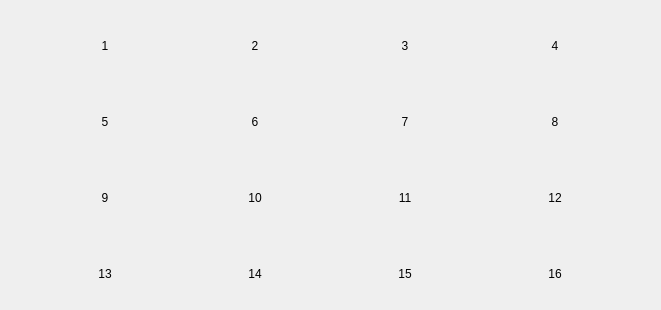
          <widget class="QWidget" name="gridLayoutWidget">
           <property name="geometry">
            <rect>
             <x>20</x>
             <y>20</y>
             <width>661</width>
             <height>301</height>
            </rect>
           </property>
           <layout class="QGridLayout" name="gridLayout_8">
            <property name="bottomMargin">
             <number>1</number>
            </property>
            <item row="1" column="3">
             <widget class="QPushButton" name="DI8">
              <property name="sizePolicy">
               <sizepolicy hsizetype="Preferred" vsizetype="Preferred">
                <horstretch>0</horstretch>
                <verstretch>0</verstretch>
               </sizepolicy>
              </property>
              <property name="minimumSize">
               <size>
                <width>95</width>
                <height>70</height>
               </size>
              </property>
              <property name="maximumSize">
               <size>
                <width>100</width>
                <height>100</height>
               </size>
              </property>
              <property name="styleSheet">
               <string notr="true">    border: none;
    border-radius: 24px;
</string>
              </property>
              <property name="text">
               <string>8</string>
              </property>
              <property name="checkable">
               <bool>true</bool>
              </property>
              <property name="checked">
               <bool>false</bool>
              </property>
             </widget>
            </item>
            <item row="0" column="2">
             <widget class="QPushButton" name="DI3">
              <property name="sizePolicy">
               <sizepolicy hsizetype="Preferred" vsizetype="Preferred">
                <horstretch>0</horstretch>
                <verstretch>0</verstretch>
               </sizepolicy>
              </property>
              <property name="minimumSize">
               <size>
                <width>95</width>
                <height>70</height>
               </size>
              </property>
              <property name="maximumSize">
               <size>
                <width>100</width>
                <height>100</height>
               </size>
              </property>
              <property name="styleSheet">
               <string notr="true">    border: none;
    border-radius: 24px;
</string>
              </property>
              <property name="text">
               <string>3</string>
              </property>
              <property name="checkable">
               <bool>true</bool>
              </property>
              <property name="checked">
               <bool>false</bool>
              </property>
             </widget>
            </item>
            <item row="2" column="3">
             <widget class="QPushButton" name="DI12">
              <property name="sizePolicy">
               <sizepolicy hsizetype="Preferred" vsizetype="Preferred">
                <horstretch>0</horstretch>
                <verstretch>0</verstretch>
               </sizepolicy>
              </property>
              <property name="minimumSize">
               <size>
                <width>95</width>
                <height>70</height>
               </size>
              </property>
              <property name="maximumSize">
               <size>
                <width>100</width>
                <height>100</height>
               </size>
              </property>
              <property name="styleSheet">
               <string notr="true">    border: none;
    border-radius: 24px;
</string>
              </property>
              <property name="text">
               <string>12</string>
              </property>
              <property name="checkable">
               <bool>true</bool>
              </property>
              <property name="checked">
               <bool>false</bool>
              </property>
             </widget>
            </item>
            <item row="1" column="2">
             <widget class="QPushButton" name="DI7">
              <property name="sizePolicy">
               <sizepolicy hsizetype="Preferred" vsizetype="Preferred">
                <horstretch>0</horstretch>
                <verstretch>0</verstretch>
               </sizepolicy>
              </property>
              <property name="minimumSize">
               <size>
                <width>95</width>
                <height>70</height>
               </size>
              </property>
              <property name="maximumSize">
               <size>
                <width>100</width>
                <height>100</height>
               </size>
              </property>
              <property name="styleSheet">
               <string notr="true">    border: none;
    border-radius: 24px;
</string>
              </property>
              <property name="text">
               <string>7</string>
              </property>
              <property name="checkable">
               <bool>true</bool>
              </property>
              <property name="checked">
               <bool>false</bool>
              </property>
             </widget>
            </item>
            <item row="2" column="2">
             <widget class="QPushButton" name="DI11">
              <property name="sizePolicy">
               <sizepolicy hsizetype="Preferred" vsizetype="Preferred">
                <horstretch>0</horstretch>
                <verstretch>0</verstretch>
               </sizepolicy>
              </property>
              <property name="minimumSize">
               <size>
                <width>95</width>
                <height>70</height>
               </size>
              </property>
              <property name="maximumSize">
               <size>
                <width>100</width>
                <height>100</height>
               </size>
              </property>
              <property name="styleSheet">
               <string notr="true">    border: none;
    border-radius: 24px;
</string>
              </property>
              <property name="text">
               <string>11</string>
              </property>
              <property name="checkable">
               <bool>true</bool>
              </property>
              <property name="checked">
               <bool>false</bool>
              </property>
             </widget>
            </item>
            <item row="3" column="3">
             <widget class="QPushButton" name="DI16">
              <property name="sizePolicy">
               <sizepolicy hsizetype="Preferred" vsizetype="Preferred">
                <horstretch>0</horstretch>
                <verstretch>0</verstretch>
               </sizepolicy>
              </property>
              <property name="minimumSize">
               <size>
                <width>95</width>
                <height>70</height>
               </size>
              </property>
              <property name="maximumSize">
               <size>
                <width>100</width>
                <height>100</height>
               </size>
              </property>
              <property name="styleSheet">
               <string notr="true">    border: none;
    border-radius: 24px;
</string>
              </property>
              <property name="text">
               <string>16</string>
              </property>
              <property name="checkable">
               <bool>true</bool>
              </property>
              <property name="checked">
               <bool>false</bool>
              </property>
             </widget>
            </item>
            <item row="2" column="0">
             <widget class="QPushButton" name="DI9">
              <property name="sizePolicy">
               <sizepolicy hsizetype="Preferred" vsizetype="Preferred">
                <horstretch>0</horstretch>
                <verstretch>0</verstretch>
               </sizepolicy>
              </property>
              <property name="minimumSize">
               <size>
                <width>95</width>
                <height>70</height>
               </size>
              </property>
              <property name="maximumSize">
               <size>
                <width>100</width>
                <height>100</height>
               </size>
              </property>
              <property name="styleSheet">
               <string notr="true">    border: none;
    border-radius: 24px;
</string>
              </property>
              <property name="text">
               <string>9</string>
              </property>
              <property name="checkable">
               <bool>true</bool>
              </property>
              <property name="checked">
               <bool>false</bool>
              </property>
             </widget>
            </item>
            <item row="0" column="3">
             <widget class="QPushButton" name="DI4">
              <property name="sizePolicy">
               <sizepolicy hsizetype="Preferred" vsizetype="Preferred">
                <horstretch>0</horstretch>
                <verstretch>0</verstretch>
               </sizepolicy>
              </property>
              <property name="minimumSize">
               <size>
                <width>95</width>
                <height>70</height>
               </size>
              </property>
              <property name="maximumSize">
               <size>
                <width>100</width>
                <height>100</height>
               </size>
              </property>
              <property name="styleSheet">
               <string notr="true">    border: none;
    border-radius: 24px;
</string>
              </property>
              <property name="text">
               <string>4</string>
              </property>
              <property name="checkable">
               <bool>true</bool>
              </property>
              <property name="checked">
               <bool>false</bool>
              </property>
             </widget>
            </item>
            <item row="0" column="1">
             <widget class="QPushButton" name="DI2">
              <property name="sizePolicy">
               <sizepolicy hsizetype="Preferred" vsizetype="Preferred">
                <horstretch>0</horstretch>
                <verstretch>0</verstretch>
               </sizepolicy>
              </property>
              <property name="minimumSize">
               <size>
                <width>95</width>
                <height>70</height>
               </size>
              </property>
              <property name="maximumSize">
               <size>
                <width>100</width>
                <height>100</height>
               </size>
              </property>
              <property name="styleSheet">
               <string notr="true">    border: none;
    border-radius: 24px;
</string>
              </property>
              <property name="text">
               <string>2</string>
              </property>
              <property name="checkable">
               <bool>true</bool>
              </property>
              <property name="checked">
               <bool>false</bool>
              </property>
             </widget>
            </item>
            <item row="3" column="1">
             <widget class="QPushButton" name="DI14">
              <property name="sizePolicy">
               <sizepolicy hsizetype="Preferred" vsizetype="Preferred">
                <horstretch>0</horstretch>
                <verstretch>0</verstretch>
               </sizepolicy>
              </property>
              <property name="minimumSize">
               <size>
                <width>95</width>
                <height>70</height>
               </size>
              </property>
              <property name="maximumSize">
               <size>
                <width>100</width>
                <height>100</height>
               </size>
              </property>
              <property name="styleSheet">
               <string notr="true">    border: none;
    border-radius: 24px;
</string>
              </property>
              <property name="text">
               <string>14</string>
              </property>
              <property name="checkable">
               <bool>true</bool>
              </property>
              <property name="checked">
               <bool>false</bool>
              </property>
             </widget>
            </item>
            <item row="3" column="2">
             <widget class="QPushButton" name="DI15">
              <property name="sizePolicy">
               <sizepolicy hsizetype="Preferred" vsizetype="Preferred">
                <horstretch>0</horstretch>
                <verstretch>0</verstretch>
               </sizepolicy>
              </property>
              <property name="minimumSize">
               <size>
                <width>95</width>
                <height>70</height>
               </size>
              </property>
              <property name="maximumSize">
               <size>
                <width>100</width>
                <height>100</height>
               </size>
              </property>
              <property name="styleSheet">
               <string notr="true">    border: none;
    border-radius: 24px;
</string>
              </property>
              <property name="text">
               <string>15</string>
              </property>
              <property name="checkable">
               <bool>true</bool>
              </property>
              <property name="checked">
               <bool>false</bool>
              </property>
             </widget>
            </item>
            <item row="1" column="1">
             <widget class="QPushButton" name="DI6">
              <property name="sizePolicy">
               <sizepolicy hsizetype="Preferred" vsizetype="Preferred">
                <horstretch>0</horstretch>
                <verstretch>0</verstretch>
               </sizepolicy>
              </property>
              <property name="minimumSize">
               <size>
                <width>95</width>
                <height>70</height>
               </size>
              </property>
              <property name="maximumSize">
               <size>
                <width>100</width>
                <height>100</height>
               </size>
              </property>
              <property name="styleSheet">
               <string notr="true">    border: none;
    border-radius: 24px;
</string>
              </property>
              <property name="text">
               <string>6</string>
              </property>
              <property name="checkable">
               <bool>true</bool>
              </property>
              <property name="checked">
               <bool>false</bool>
              </property>
             </widget>
            </item>
            <item row="0" column="0">
             <widget class="QPushButton" name="DI1">
              <property name="sizePolicy">
               <sizepolicy hsizetype="Preferred" vsizetype="Preferred">
                <horstretch>0</horstretch>
                <verstretch>0</verstretch>
               </sizepolicy>
              </property>
              <property name="minimumSize">
               <size>
                <width>95</width>
                <height>70</height>
               </size>
              </property>
              <property name="maximumSize">
               <size>
                <width>100</width>
                <height>100</height>
               </size>
              </property>
              <property name="styleSheet">
               <string notr="true">    border: none;
    border-radius: 24px;
</string>
              </property>
              <property name="text">
               <string>1</string>
              </property>
              <property name="checkable">
               <bool>true</bool>
              </property>
              <property name="checked">
               <bool>false</bool>
              </property>
             </widget>
            </item>
            <item row="2" column="1">
             <widget class="QPushButton" name="DI10">
              <property name="sizePolicy">
               <sizepolicy hsizetype="Preferred" vsizetype="Preferred">
                <horstretch>0</horstretch>
                <verstretch>0</verstretch>
               </sizepolicy>
              </property>
              <property name="minimumSize">
               <size>
                <width>95</width>
                <height>70</height>
               </size>
              </property>
              <property name="maximumSize">
               <size>
                <width>100</width>
                <height>100</height>
               </size>
              </property>
              <property name="styleSheet">
               <string notr="true">    border: none;
    border-radius: 24px;
</string>
              </property>
              <property name="text">
               <string>10</string>
              </property>
              <property name="checkable">
               <bool>true</bool>
              </property>
              <property name="checked">
               <bool>false</bool>
              </property>
             </widget>
            </item>
            <item row="3" column="0">
             <widget class="QPushButton" name="DI13">
              <property name="sizePolicy">
               <sizepolicy hsizetype="Preferred" vsizetype="Preferred">
                <horstretch>0</horstretch>
                <verstretch>0</verstretch>
               </sizepolicy>
              </property>
              <property name="minimumSize">
               <size>
                <width>95</width>
                <height>70</height>
               </size>
              </property>
              <property name="maximumSize">
               <size>
                <width>100</width>
                <height>100</height>
               </size>
              </property>
              <property name="styleSheet">
               <string notr="true">    border: none;
    border-radius: 24px;
</string>
              </property>
              <property name="text">
               <string>13</string>
              </property>
              <property name="checkable">
               <bool>true</bool>
              </property>
              <property name="checked">
               <bool>false</bool>
              </property>
             </widget>
            </item>
            <item row="1" column="0">
             <widget class="QPushButton" name="DI5">
              <property name="sizePolicy">
               <sizepolicy hsizetype="Preferred" vsizetype="Preferred">
                <horstretch>0</horstretch>
                <verstretch>0</verstretch>
               </sizepolicy>
              </property>
              <property name="minimumSize">
               <size>
                <width>95</width>
                <height>70</height>
               </size>
              </property>
              <property name="maximumSize">
               <size>
                <width>100</width>
                <height>100</height>
               </size>
              </property>
              <property name="styleSheet">
               <string notr="true">    border: none;
    border-radius: 24px;
</string>
              </property>
              <property name="text">
               <string>5</string>
              </property>
              <property name="checkable">
               <bool>true</bool>
              </property>
              <property name="checked">
               <bool>false</bool>
              </property>
             </widget>
            </item>
           </layout>
          </widget>
